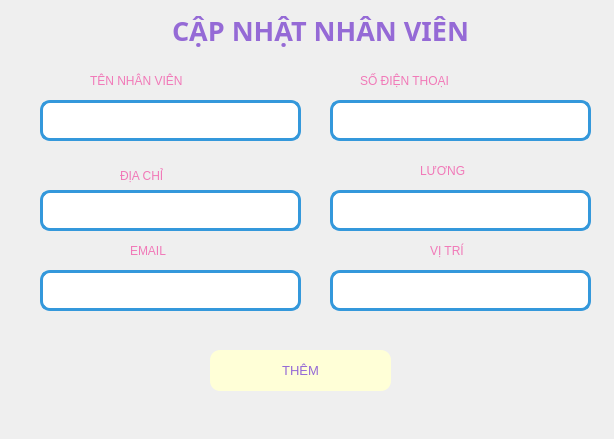
<?xml version="1.0" encoding="UTF-8"?>
<ui version="4.0">
 <class>Form</class>
 <widget class="QWidget" name="Form">
  <property name="geometry">
   <rect>
    <x>0</x>
    <y>0</y>
    <width>614</width>
    <height>439</height>
   </rect>
  </property>
  <property name="windowTitle">
   <string>Form</string>
  </property>
  <widget class="QTextEdit" name="txt_sdt">
   <property name="geometry">
    <rect>
     <x>330</x>
     <y>100</y>
     <width>261</width>
     <height>41</height>
    </rect>
   </property>
   <property name="styleSheet">
    <string notr="true">border-radius: 10px;
        border: 3px solid #3498db;  /* Viền xanh dương */
        background-color: #ffffff</string>
   </property>
  </widget>
  <widget class="QLabel" name="labelTitle">
   <property name="geometry">
    <rect>
     <x>110</x>
     <y>10</y>
     <width>421</width>
     <height>41</height>
    </rect>
   </property>
   <property name="font">
    <font>
     <family>Arial Black</family>
     <pointsize>20</pointsize>
     <weight>75</weight>
     <bold>true</bold>
    </font>
   </property>
   <property name="styleSheet">
    <string>color: rgb(149, 106, 214);</string>
   </property>
   <property name="text">
    <string>CẬP NHẬT NHÂN VIÊN</string>
   </property>
   <property name="alignment">
    <set>Qt::AlignCenter</set>
   </property>
  </widget>
  <widget class="QLabel" name="label_3">
   <property name="geometry">
    <rect>
     <x>130</x>
     <y>240</y>
     <width>81</width>
     <height>21</height>
    </rect>
   </property>
   <property name="styleSheet">
    <string notr="true">font: 10pt &quot;UTM Bell&quot;;
color: rgb(241, 121, 184);
</string>
   </property>
   <property name="text">
    <string>EMAIL</string>
   </property>
  </widget>
  <widget class="QLabel" name="label_2">
   <property name="geometry">
    <rect>
     <x>120</x>
     <y>160</y>
     <width>101</width>
     <height>31</height>
    </rect>
   </property>
   <property name="styleSheet">
    <string notr="true">font: 10pt &quot;UTM Bell&quot;;
color: rgb(241, 121, 184);
</string>
   </property>
   <property name="text">
    <string>ĐỊA CHỈ</string>
   </property>
  </widget>
  <widget class="QLabel" name="label_5">
   <property name="geometry">
    <rect>
     <x>430</x>
     <y>240</y>
     <width>61</width>
     <height>21</height>
    </rect>
   </property>
   <property name="styleSheet">
    <string notr="true">font: 10pt &quot;UTM Bell&quot;;
color: rgb(241, 121, 184);
</string>
   </property>
   <property name="text">
    <string>VỊ TRÍ</string>
   </property>
  </widget>
  <widget class="QPushButton" name="btn_them">
   <property name="geometry">
    <rect>
     <x>210</x>
     <y>350</y>
     <width>181</width>
     <height>41</height>
    </rect>
   </property>
   <property name="font">
    <font>
     <pointsize>10</pointsize>
    </font>
   </property>
   <property name="styleSheet">
    <string>background-color: rgb(255, 255, 215); color: rgb(149, 106, 214); border-radius: 10px;</string>
   </property>
   <property name="text">
    <string>THÊM</string>
   </property>
  </widget>
  <widget class="QTextEdit" name="txt_vitri">
   <property name="geometry">
    <rect>
     <x>330</x>
     <y>270</y>
     <width>261</width>
     <height>41</height>
    </rect>
   </property>
   <property name="styleSheet">
    <string notr="true">border-radius: 10px;
        border: 3px solid #3498db;  /* Viền xanh dương */
        background-color: #ffffff</string>
   </property>
  </widget>
  <widget class="QLabel" name="label">
   <property name="geometry">
    <rect>
     <x>90</x>
     <y>65</y>
     <width>171</width>
     <height>31</height>
    </rect>
   </property>
   <property name="styleSheet">
    <string notr="true">font: 10pt &quot;UTM Bell&quot;;
color: rgb(241, 121, 184);
</string>
   </property>
   <property name="text">
    <string>TÊN NHÂN VIÊN</string>
   </property>
  </widget>
  <widget class="QTextEdit" name="txt_luong">
   <property name="geometry">
    <rect>
     <x>330</x>
     <y>190</y>
     <width>261</width>
     <height>41</height>
    </rect>
   </property>
   <property name="styleSheet">
    <string notr="true">border-radius: 10px;
        border: 3px solid #3498db;  /* Viền xanh dương */
        background-color: #ffffff</string>
   </property>
  </widget>
  <widget class="QTextEdit" name="txt_email">
   <property name="geometry">
    <rect>
     <x>40</x>
     <y>270</y>
     <width>261</width>
     <height>41</height>
    </rect>
   </property>
   <property name="styleSheet">
    <string notr="true">border-radius: 10px;
        border: 3px solid #3498db;  /* Viền xanh dương */
        background-color: #ffffff</string>
   </property>
  </widget>
  <widget class="QTextEdit" name="txt_diachi">
   <property name="geometry">
    <rect>
     <x>40</x>
     <y>190</y>
     <width>261</width>
     <height>41</height>
    </rect>
   </property>
   <property name="styleSheet">
    <string notr="true">border-radius: 10px;
        border: 3px solid #3498db;  /* Viền xanh dương */
        background-color: #ffffff</string>
   </property>
  </widget>
  <widget class="QLabel" name="label_6">
   <property name="geometry">
    <rect>
     <x>420</x>
     <y>160</y>
     <width>91</width>
     <height>21</height>
    </rect>
   </property>
   <property name="styleSheet">
    <string notr="true">font: 10pt &quot;UTM Bell&quot;;
color: rgb(241, 121, 184);
</string>
   </property>
   <property name="text">
    <string>LƯƠNG</string>
   </property>
  </widget>
  <widget class="QTextEdit" name="txt_tennv">
   <property name="geometry">
    <rect>
     <x>40</x>
     <y>100</y>
     <width>261</width>
     <height>41</height>
    </rect>
   </property>
   <property name="styleSheet">
    <string notr="true">border-radius: 10px;
        border: 3px solid #3498db;  /* Viền xanh dương */
        background-color: #ffffff</string>
   </property>
  </widget>
  <widget class="QLabel" name="label_4">
   <property name="geometry">
    <rect>
     <x>360</x>
     <y>70</y>
     <width>161</width>
     <height>21</height>
    </rect>
   </property>
   <property name="styleSheet">
    <string notr="true">font: 10pt &quot;UTM Bell&quot;;
color: rgb(241, 121, 184);
</string>
   </property>
   <property name="text">
    <string>SỐ ĐIỆN THOẠI</string>
   </property>
  </widget>
 </widget>
 <resources/>
 <connections/>
</ui>
